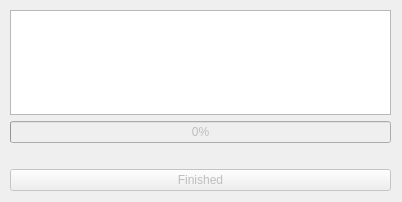
<?xml version="1.0" encoding="UTF-8"?>
<ui version="4.0">
 <class>Dialog</class>
 <widget class="QDialog" name="Dialog">
  <property name="geometry">
   <rect>
    <x>0</x>
    <y>0</y>
    <width>402</width>
    <height>202</height>
   </rect>
  </property>
  <property name="windowTitle">
   <string>PAYTEL / Sales Channel Automated Report</string>
  </property>
  <property name="windowIcon">
   <iconset>
    <normalon>logos/Paytel_1.png</normalon>
   </iconset>
  </property>
  <widget class="QWidget" name="verticalLayoutWidget">
   <property name="geometry">
    <rect>
     <x>10</x>
     <y>10</y>
     <width>381</width>
     <height>181</height>
    </rect>
   </property>
   <layout class="QVBoxLayout" name="verticalLayout">
    <item>
     <layout class="QVBoxLayout" name="verticalLayout_5">
      <item>
       <widget class="QTextBrowser" name="TDisplay"/>
      </item>
     </layout>
    </item>
    <item>
     <widget class="QProgressBar" name="progressBar">
      <property name="enabled">
       <bool>false</bool>
      </property>
      <property name="value">
       <number>0</number>
      </property>
     </widget>
    </item>
    <item>
     <widget class="QLabel" name="PasswordText">
      <property name="text">
       <string/>
      </property>
     </widget>
    </item>
    <item>
     <widget class="QPushButton" name="BFinished">
      <property name="enabled">
       <bool>false</bool>
      </property>
      <property name="text">
       <string>Finished</string>
      </property>
     </widget>
    </item>
   </layout>
  </widget>
 </widget>
 <resources/>
 <connections/>
</ui>
